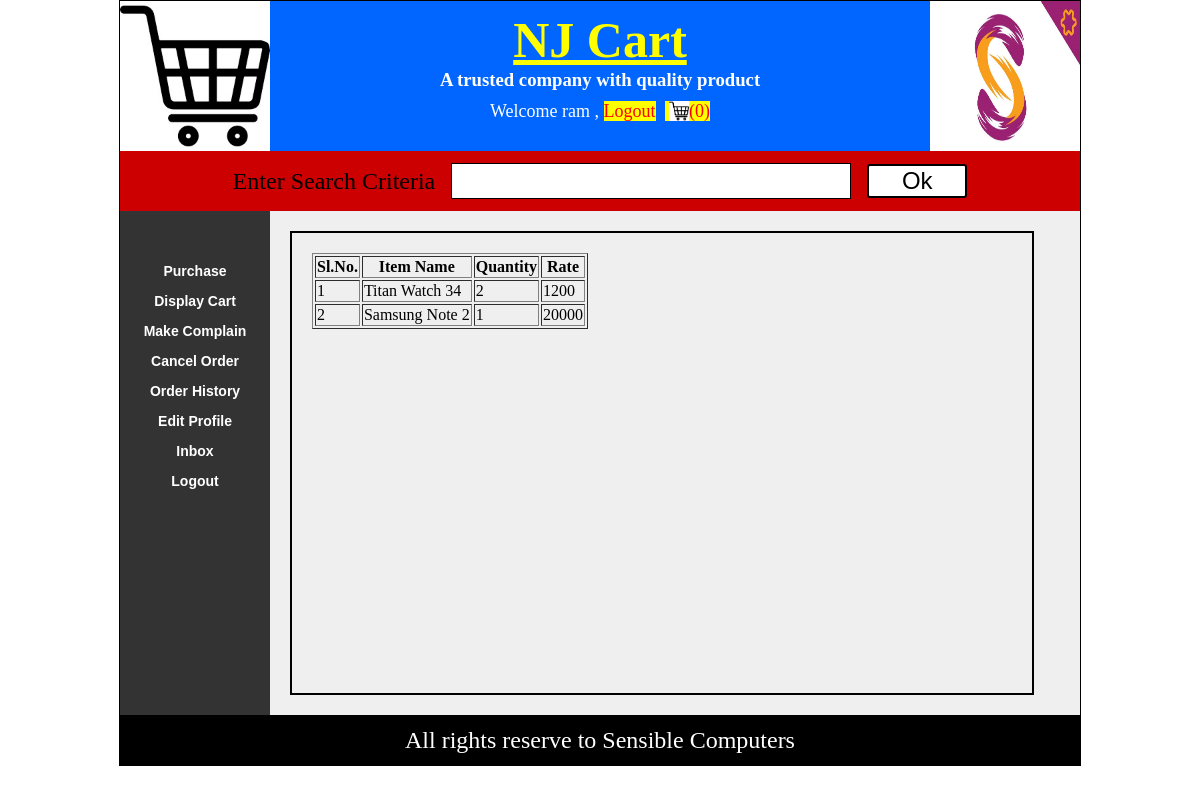
Screenshot of /displayOrderDetailForHistoryUser.php?id=3 (signed in) with the database file from the repository.
### tables this page shows
CREATE TABLE IF NOT EXISTS `order_detail` (
  `order_detail_id` int(11) NOT NULL AUTO_INCREMENT,
  `item_id` int(11) NOT NULL,
  `item_quantity` int(11) NOT NULL,
  `item_rate` float NOT NULL,
  `order_ref_id` int(11) NOT NULL,
  PRIMARY KEY (`order_detail_id`)
);

CREATE TABLE IF NOT EXISTS `item_info` (
  `item_id` int(11) NOT NULL AUTO_INCREMENT,
  `item_name` varchar(30) NOT NULL,
  `item_detail` text NOT NULL,
  `image_path` text NOT NULL,
  `parent_category` int(11) NOT NULL,
  `item_rate` float NOT NULL,
  `item_discount` float NOT NULL,
  `reg_date` date NOT NULL,
  PRIMARY KEY (`item_id`)
);

### displayOrderDetailForHistoryUser.php (the view, shortened to what this page needs)
<?php @session_start();
  if(isset($_SESSION["uname"]) && $_SESSION["utype"]=="user")
  {
  include("header.php");
?>
<div id="adminContent">
<div id="leftSide">
<?php
 include("userMenu.php");
?>
</div>
<div id="rightSide">
<?php
$id=$_REQUEST["id"];
?>
<?php
include("dbconnect.php");
$rsOrder=mysqli_query($con,"select * from order_detail,item_info where order_detail.item_id=item_info.item_id and order_ref_id='$id' ");
echo("<div id='myList'>");
	echo("<table border='1'>");
	echo("<tr>");
    echo("<th>Sl.No.</th>");
    echo("<th>Item Name</th>");
    echo("<th>Quantity</th>");
    echo("<th>Rate</th>");
	echo("</tr>");
	$cnt=0;
	while($row=mysqli_fetch_array($rsOrder))
	{
	 	$cnt++;
	 echo("<tr>");
		 echo("<td>");
	       echo($cnt);
		 echo("</td>");
		 echo("<td>");
	       echo($row["item_name"]);
		 echo("</td>");
		 echo("<td>");
	       echo($row["item_quantity"]);
		 echo("</td>");
		 echo("<td>");
	       echo($row["item_rate"]);
		 echo("</td>");
	echo("</tr>");
	}
echo("</table>");
echo("</div>");
?>
</div>
</div>
<?php
 include("footer.php");
 }
  else
  {
    header("location:loginForm.php");
  }
?>

### css/style.css (style rules this page uses)
body { margin:0px; padding:0px; }
#adminContent { background-color:#333; }
#leftSide { min-height:450px; background-color:#333; width:150px; display:table-cell; }
#rightSide { min-height:450px; background-color:#efefef; width:810px; display:table-cell; }
#myList { margin:20px; padding:20px; border:2px solid black; width:700px; height:420px; overflow:scroll; }

### rows the page displays
order_detail: item.item_name "Titan Watch 34", item_quantity "2", item.item_rate "1200"
order_detail: item.item_name "Samsung Note 2", item_quantity "1", item.item_rate "20000"

### other values shown
$_SESSION["uname"] "ram"
$cnt "0"
